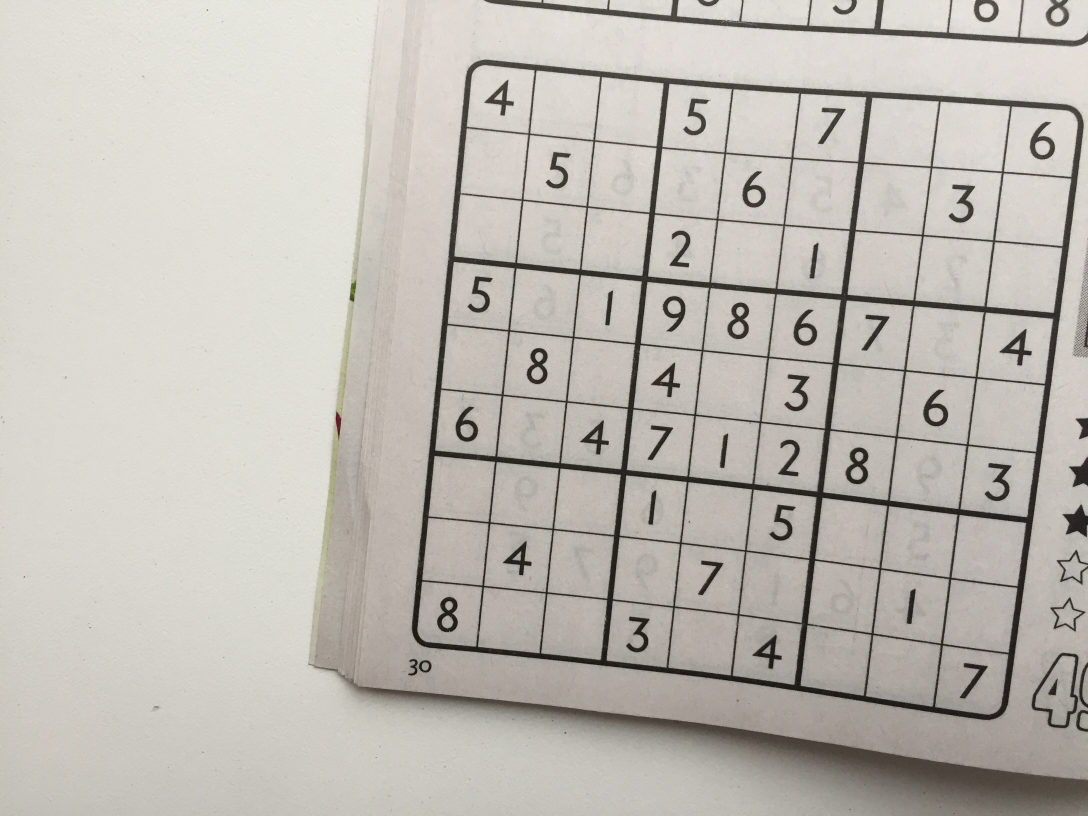
#> input picture train_8.jpg, 3264 x 2448 px (shown at 1/3 size)
$ jupyter execute --allow-errors Sauten_Vision_Bonus_Assignment.ipynb
#> lines starting #> are read from the running program, lines starting #| are printed output that depends on the picture; after the words box and inside, x2 and y2 are one past the last pixel; in counts of white or black regions, pixels touching at a corner belong together
#> further down, img1 is the input picture: shape (2448, 3264, 3); mean B, G, R 180.2, 187.2, 191.3
[cell 1]
import joblib
import numpy as np
from numpy import logical_and as land
from numpy import logical_not as lnot
from skimage.feature import canny
from skimage.transform import rescale, ProjectiveTransform, warp
from skimage.morphology import dilation, disk
import cv2

# make a prediction for a new image.
from numpy import argmax
from keras.preprocessing.image import load_img
from keras.preprocessing.image import img_to_array
from keras.models import load_model
from skimage.segmentation import clear_border

kernel = np.ones((3, 3), 'uint8')
SCALE = 0.33


# [6 lines left out: function resize, not called in this run]


def area_of_image(img):
    ar = img.shape[0] * img.shape[1]
    return ar


# load an image and predict the class
def run_example(crop_img):
    # load the image
    img_nn = crop_img

    # reshape into a single sample with 1 channel
    img_nn = cv2.resize(img_nn, (28, 28), interpolation=cv2.INTER_AREA)
    img_nn = img_nn.reshape(1, 28, 28, 1)

    # prepare pixel data
    img_nn = img_nn.astype('float32')
    img_nn = img_nn / 255.0
    # load model

#     model = load_model('/autograder/submission/final_sauten.h5')
    model = load_model('final_sauten.h5')

    # predict the class
    predict_value = model.predict(img_nn)
    digit = argmax(predict_value)
    return digit


# Кормление картинки для примера


def predict_image(image: np.ndarray) -> (np.ndarray, list):
    global approx, dst, otsu_img, img, dst_list,sudoku_digits_part
    k = 0
    k += 1
    img = image
    img_doublicated = image.copy()

    imgGray = cv2.cvtColor(img_doublicated, cv2.COLOR_BGR2GRAY)

    imgBlur = cv2.GaussianBlur(imgGray, (1, 1), 1)

    #     otsu_threshold, otsu_img = cv2.threshold(
    #         imgBlur, 0, 255, cv2.THRESH_BINARY_INV + cv2.THRESH_OTSU,
    #     )

    otsu_threshold, otsu_img = cv2.threshold(
        imgBlur, 110, 255, cv2.THRESH_BINARY_INV
    )
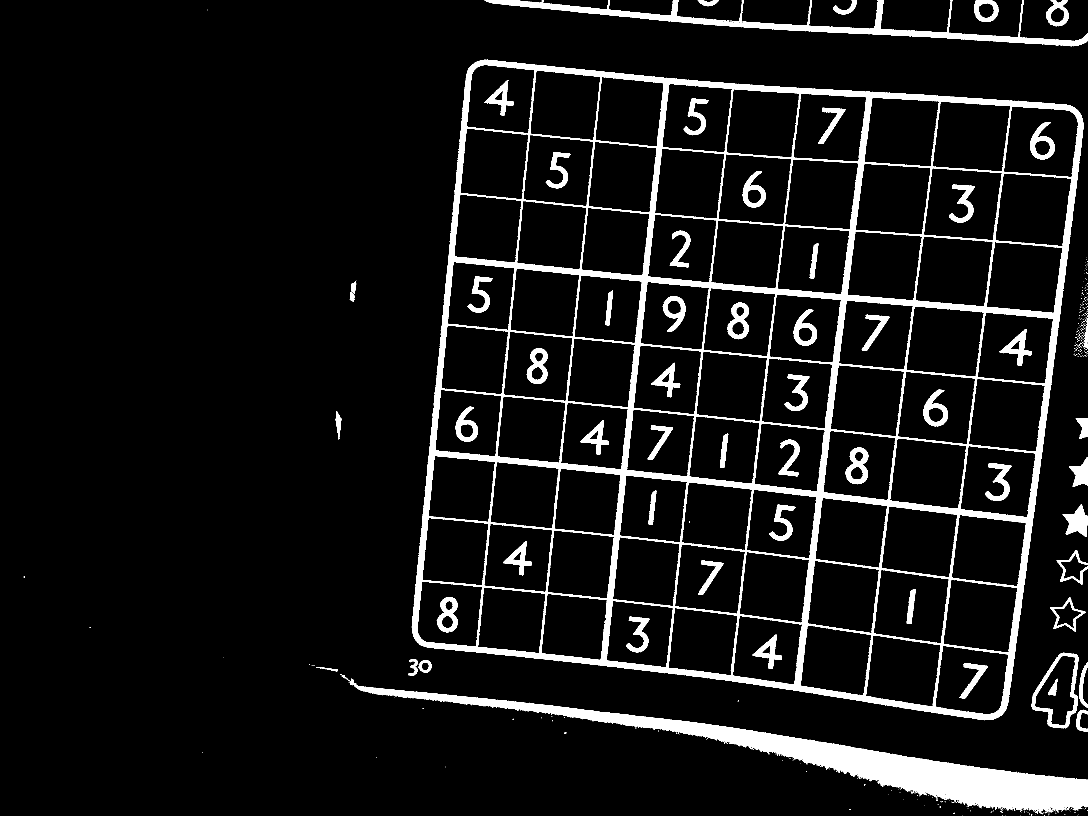
#> otsu_img: shape (2448, 3264) (shown at 1/3 size); 7.9% white; 459 white regions (396 under 20 px), largest, box (x1, y1, x2, y2) and area: (1235, 179, 3251, 2161) 346285, (1049, 2036, 3264, 2441) 122970, (1453, 0, 3264, 139) 32943

    imgDialation = cv2.dilate(otsu_img, kernel, iterations=1)
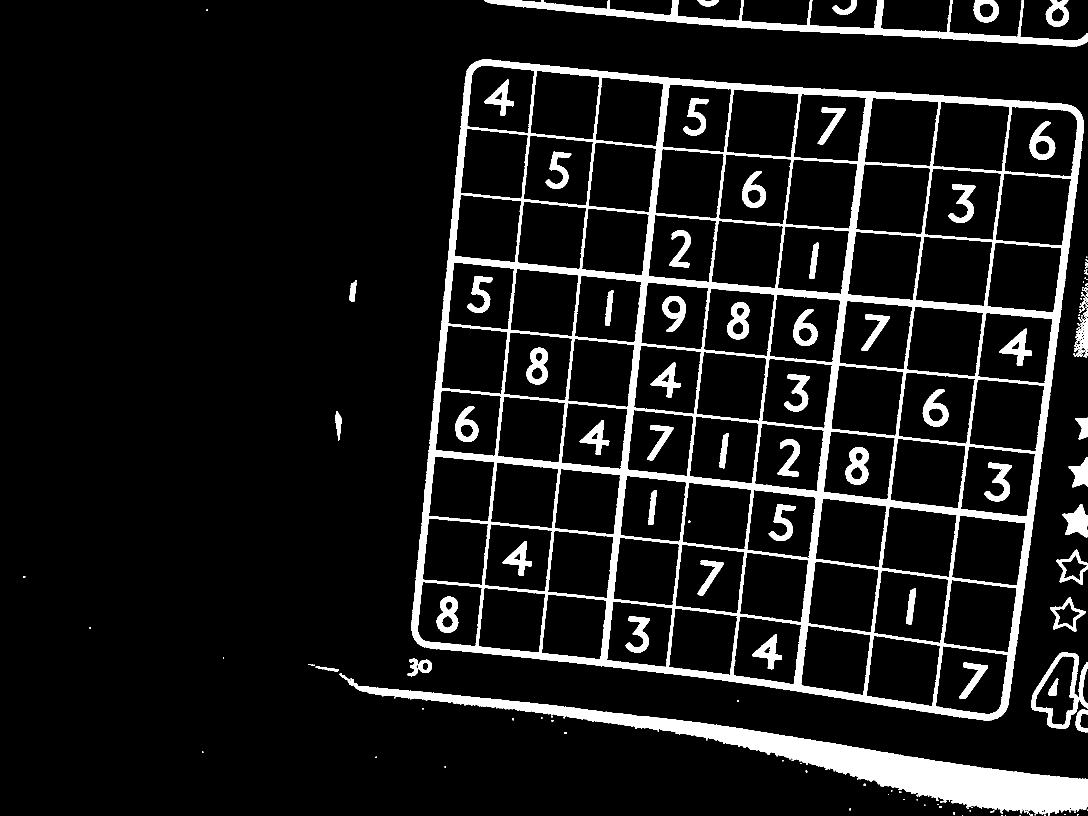
#> imgDialation: shape (2448, 3264) (shown at 1/3 size); 9.5% white; 207 white regions (113 under 20 px)

    contours, hierarchy = cv2.findContours(imgDialation, cv2.RETR_TREE, cv2.CHAIN_APPROX_SIMPLE)
#> contours = 368 contours, 179 with area under 20; largest, box (x1, y1, x2, y2) and area: (1234, 178, 3252, 2162) 3301746, (1019, 2021, 3264, 2445) 130427, (2772, 505, 3006, 721) 41704, (2986, 520, 3214, 738) 40920, (2694, 1116, 2926, 1333) 40717

    mask = np.zeros(otsu_img.shape[:2], np.uint8)
    # print(mask)

    dst_list = []
    for cnt in contours:

        area = cv2.contourArea(cnt)

        parameter = area / area_of_image(image)

        if parameter > 0.1 and parameter < 0.8:
            #             print(parameter)

            peri = cv2.arcLength(cnt, True)
            approx = cv2.approxPolyDP(cnt, 0.04 * peri, True)
            rect = cv2.minAreaRect(approx)
            box = cv2.boxPoints(rect)
            box = np.int0(box)

            A1A2 = int(np.sqrt((np.square(box[0][0] - box[1][0]) + np.square(box[0][1] - box[1][1]))))
            A2A3 = int(np.sqrt((np.square(box[1][0] - box[2][0]) + np.square(box[1][1] - box[2][1]))))

            aspRatio = A1A2 / A2A3
            #             print('aspRatio = ', aspRatio)

            if aspRatio > 0.6 and aspRatio < 1.4:
                try:
                    cv2.drawContours(mask, [approx], -1, (255, 255, 255), -1, cv2.LINE_AA)
                except:
                    pass

                if approx[0, 0, 0] > approx[2, 0, 0]:
                    pts1 = np.float32([approx[1, 0], approx[0, 0], approx[2, 0], approx[3, 0]])
                else:
                    pts1 = np.float32([approx[0, 0], approx[3, 0], approx[1, 0], approx[2, 0]])

                pts2 = np.float32([[0, 0], [900, 0], [0, 900], [900, 900]])

                M = cv2.getPerspectiveTransform(pts1, pts2)
                dst = cv2.warpPerspective(img, M, (900, 900))
                dst_list.append(dst)
                cv2.imshow("cropped", dst)
                cv2.waitKey(0)
                cv2.destroyAllWindows()
#> this loop made 368 passes
#> (area, parameter, peri, approx, rect, box, A1A2, A2A3) on pass 215: (3301745.5, 0.413, 7645.7, [[1416, 192], [1251, 1929], [3003, 2148], [3236, 332]], ((2217.8, 1127.3), (1830.9, 1823.3), -82.87), [[3008, 2148], [1199, 1922], [1426, 105], [3236, 332]], 1823, 1831)
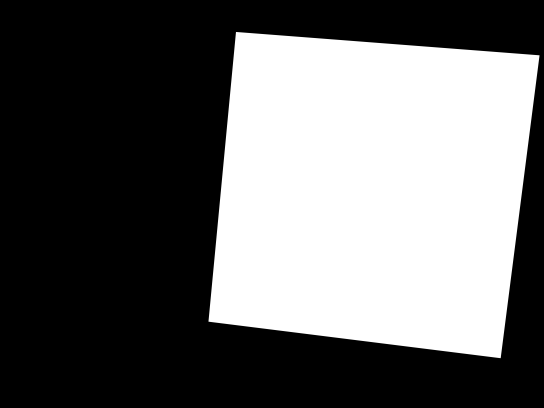
#> mask: shape (2448, 3264) (shown at 1/6 size); min 0, max 255, mean 102.6
#> after the loop, dst_list = 1 item

    sudoku_digits = []
    sudoku_digits_part = [
        np.int16([[-1, -1, -1, -1, -1, -1, -1, -1, -1],
                  [-1, -1, -1, -1, -1, -1, -1, -1, -1],
                  [-1, -1, -1, -1, -1, -1, -1, -1, -1],
                  [-1, -1, -1, -1, -1, -1, -1, -1, -1],
                  [-1, -1, -1, -1, -1, -1, -1, -1, -1],
                  [-1, -1, -1, -1, -1, -1, -1, -1, -1],
                  [-1, -1, -1, -1, -1, -1, -1, -1, -1],
                  [-1, -1, -1, -1, -1, -1, -1, -1, -1],
                  [-1, -1, -1, -1, -1, -1, -1, -1, -1]]),
    ]

    for y in range(0, len(dst_list)):
        print(len(dst_list))
        print(y)
#         print(dst_list)
        for i in range(0, dst_list[y].shape[0], 100):
            for j in range(0, dst_list[y].shape[1], 100):
                #         print(f"Li {i}. Ui {i+50}.")
                #         print(f"Lj {j}. Uj {j+50}.")
                #         th_dst, im_th_dst = cv2.threshold(dst, 150, 255, cv2.THRESH_BINARY)

                im_th_dst = cv2.cvtColor(dst_list[y], cv2.COLOR_BGR2GRAY)

                crop_img = im_th_dst[i + 0:i + 100, j + 0:j + 100]
                #             print(crop_img)
                #         crop_img = cv2.bitwise_not(crop_img)

                blur_digits = cv2.GaussianBlur(crop_img, (5, 5), 3)
                #         blur = cv2.bitwise_not(blur)

                ret3, crop_img = cv2.threshold(blur_digits, 100, 255, cv2.THRESH_BINARY_INV)
                #         crop_img = cv2.bitwise_not(crop_img)
                #         crop_img = cv2.erode(crop_img,kernel,iterations = 1)

                #         img = cv2.imread('img.png', cv2.IMREAD_GRAYSCALE)
                crop_img = clear_border(labels=crop_img, buffer_size=1, bgval=0)
#                 cv2.imshow("cropped", crop_img)
#                 cv2.waitKey(0)
#                 cv2.destroyAllWindows()
                n_white_pix = np.sum(crop_img == 255)

    #             print('Number of white pixels:', n_white_pix)
                #         cv2.imwrite('crop_img.jpg', crop_img)

                if n_white_pix >= 200:
                    sudoku_digits_part[0][int(i / 100)][int(j / 100)] = run_example(crop_img)
#         print(sudoku_digits_part[y])
        sudoku_digits.append(sudoku_digits_part[0])
        sudoku_digits_part = [
        np.int16([[-1, -1, -1, -1, -1, -1, -1, -1, -1],
                  [-1, -1, -1, -1, -1, -1, -1, -1, -1],
                  [-1, -1, -1, -1, -1, -1, -1, -1, -1],
                  [-1, -1, -1, -1, -1, -1, -1, -1, -1],
                  [-1, -1, -1, -1, -1, -1, -1, -1, -1],
                  [-1, -1, -1, -1, -1, -1, -1, -1, -1],
                  [-1, -1, -1, -1, -1, -1, -1, -1, -1],
                  [-1, -1, -1, -1, -1, -1, -1, -1, -1],
                  [-1, -1, -1, -1, -1, -1, -1, -1, -1]]),
    ]
#> this loop made 1 pass
#| 1
#| 0
#> pass 1, in run_example, `img_nn = crop_img`:
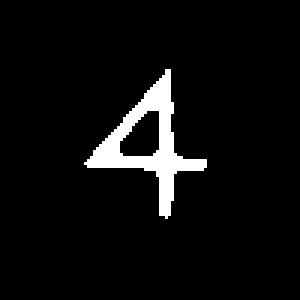
#> img_nn: shape (100, 100) (shown 3 times larger); 5.2% white; 1 white region, box (x1, y1, x2, y2) and area: (28, 23, 69, 73) 520
#> pass 1, in run_example, `img_nn = cv2.resize(img_nn, (28, 28), interpolation=cv2.INTER_AREA)`:
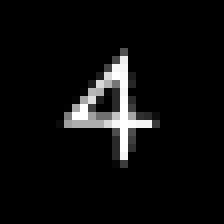
#> img_nn: shape (28, 28) (shown 8 times larger); min 0, max 255, mean 13.3
#> after the loop:
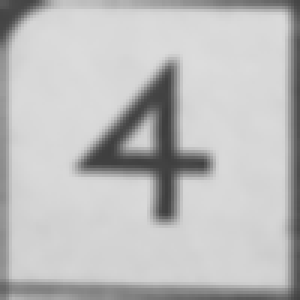
#> blur_digits: shape (100, 100) (shown 3 times larger); min 61, max 220, mean 189.5
#> after the loop, sudoku_digits = []

    mask = np.uint8(mask)
#     mask = np.bool_(mask)

    return mask, sudoku_digits


# ==========================================
#________________$$$$__________________$$$$
#  _______________$__$$_________________$$__$
#  ______________$$___$_________________$___$$
#  ______________$$___$_________________$___$$
#  _____________$$___$$_________________$___$$
#  ____________$$____$__________________$____$$
#  __________$$$____$$__________________$$____$$$
#  _________$$_____$$____________________$$_____$$
#  ________$$______$$____________________$$______$$
#  _______$$_______$_______________________$_______$$
#  ______$$________$$$$$$$___________$$$$$$$________$$
#  __$$$$$_______________$$$_______$$$_______________$$$$
#  _$$$____________$$$$____$$_____$$____$$$$____________$$
#  $$____________$$$__$$$___$_____$___$$$__$$$___________$
#  $____________$$$________$$_____$$________$$$___________$
#  $____________$$$$$$____$$_______$$____$$$$$$___________$
#  $___________$$____$$$$$$$_______$$$$$$$____$$__________$
#  $___________$$$$_______$$_______$$_______$$$$__________$
#  $$_________$$__$$$$$$$$$_________$$$$$$$$$__$$________$
#  _$$$$_____$$$$________$___________$________$$$$______$$
#  __$$$$$____$$$$$$____$$___________$$____$$$$$$____$$$$
#  ______$$__$$____$$$$$$_____________$$$$$$____$$__$$
#  _______$$$_$$$_____$________________$_____$$$_$$$
#  _________$$$$$$$$$$__________________$$$$$$$$$..

img1 = cv2.imread("./train_8.jpg")
# CHANGE THE FILE PATH HERE
# ==========================================
#________________$$$$__________________$$$$
#  _______________$__$$_________________$$__$
#  ______________$$___$_________________$___$$
#  ______________$$___$_________________$___$$
#  _____________$$___$$_________________$___$$
#  ____________$$____$__________________$____$$
#  __________$$$____$$__________________$$____$$$
#  _________$$_____$$____________________$$_____$$
#  ________$$______$$____________________$$______$$
#  _______$$_______$_______________________$_______$$
#  ______$$________$$$$$$$___________$$$$$$$________$$
#  __$$$$$_______________$$$_______$$$_______________$$$$
#  _$$$____________$$$$____$$_____$$____$$$$____________$$
#  $$____________$$$__$$$___$_____$___$$$__$$$___________$
#  $____________$$$________$$_____$$________$$$___________$
#  $____________$$$$$$____$$_______$$____$$$$$$___________$
#  $___________$$____$$$$$$$_______$$$$$$$____$$__________$
#  $___________$$$$_______$$_______$$_______$$$$__________$
#  $$_________$$__$$$$$$$$$_________$$$$$$$$$__$$________$
#  _$$$$_____$$$$________$___________$________$$$$______$$
#  __$$$$$____$$$$$$____$$___________$$____$$$$$$____$$$$
#  ______$$__$$____$$$$$$_____________$$$$$$____$$__$$
#  _______$$$_$$$_____$________________$_____$$$_$$$
#  _________$$$$$$$$$$__________________$$$$$$$$$..
#> (the rest of this cell did not finish here and is left out)

$ run again, with train_2.jpg copied over train_8.jpg
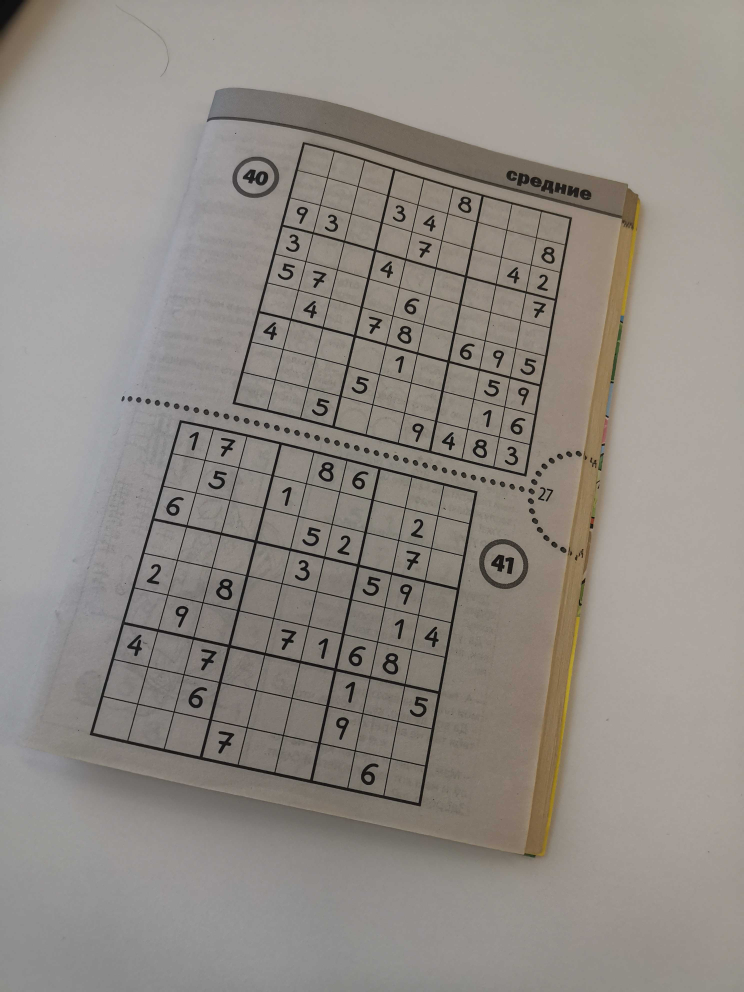
#> input picture train_2.jpg, 2976 x 3968 px (shown at 1/4 size)
#> img1 is the input picture: shape (3968, 2976, 3); mean B, G, R 133, 139, 144.5
#> otsu_img: shape (3968, 2976); 7.7% white; 3981 white regions (3456 under 20 px), largest, box (x1, y1, x2, y2) and area: (358, 1680, 1910, 3227) 202031, (827, 372, 2560, 925) 191510, (930, 568, 2288, 1907) 142049
#> imgDialation: shape (3968, 2976); 9.8% white; 1687 white regions (933 under 20 px)
#> contours = 2713 contours, 1881 with area under 20; largest, box (x1, y1, x2, y2) and area: (357, 1679, 1911, 3233) 1689546, (929, 567, 2289, 1908) 1242318, (826, 351, 2561, 926) 223916, (375, 2317, 2268, 3441) 130029, (1915, 2155, 2115, 2361) 31462
#> the loop in predict_image, `for cnt in contours: ` made 2713 passes
#> (area, parameter, peri, approx, rect, box, A1A2, A2A3) on passes 780, 2042: (1689545.5, 0.143, 7188.5, [[719, 1679], [357, 2940], [1709, 3225], [1910, 1963]], ((1168, 2442.3), (1308.6, 1381.7), -78.1), [[1708, 3225], [357, 2940], [626, 1659], [1978, 1944]], 1380, 1308), (1242318.5, 0.105, 4783.7, [[1211, 567], [929, 1617], [2105, 1907], [2288, 869]], ((1654.8, 1249.1), (1087.2, 1211), -74.97), [[2098, 1931], [929, 1617], [1211, 567], [2380, 881]], 1210, 1087)
#> after the loop in predict_image, `for cnt in contours:`:
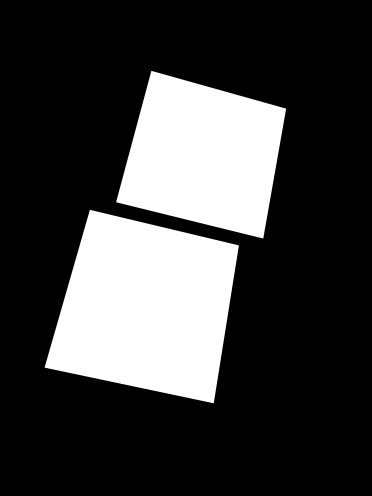
#> mask: shape (3968, 2976) (shown at 1/8 size); min 0, max 255, mean 63.4
#> after the loop in predict_image, `for cnt in contours:`: dst_list = 2 items
#> the loop in predict_image, `for y in range(0, len(dst_list)):` made 1 pass
#| 2
#| 0
#> after the loop in predict_image, `for y in range(0, len(dst_list)):`:
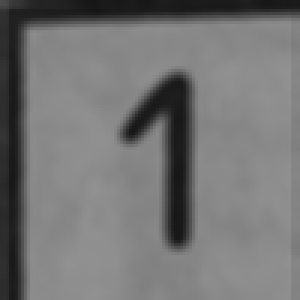
#> blur_digits: shape (100, 100) (shown 3 times larger); min 22, max 145, mean 116.2
#> after the loop in predict_image, `for y in range(0, len(dst_list)):`: sudoku_digits = []

$ run again, with train_3.jpg copied over train_8.jpg
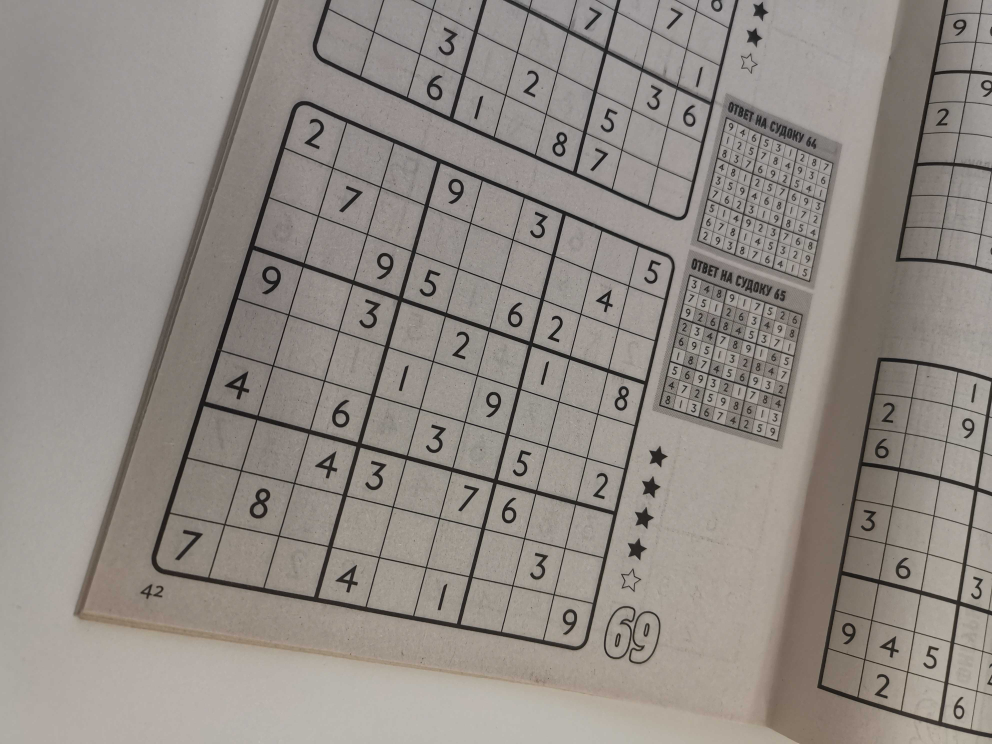
#> input picture train_3.jpg, 3968 x 2976 px (shown at 1/4 size)
#> img1 is the input picture: shape (2976, 3968, 3); mean B, G, R 132.6, 138.3, 144.7
#> otsu_img: shape (2976, 3968); 12.2% white; 5449 white regions (5102 under 20 px), largest, box (x1, y1, x2, y2) and area: (3078, 0, 3968, 2952) 533329, (604, 404, 2699, 2602) 351876, (1250, 0, 2954, 882) 111042
#> imgDialation: shape (2976, 3968); 15.2% white; 1104 white regions (569 under 20 px)
#> contours = 4627 contours, 3508 with area under 20; largest, box (x1, y1, x2, y2) and area: (603, 403, 2700, 2603) 3084330, (3077, 0, 3968, 2953) 1333062, (1249, 0, 2955, 883) 768962, (2609, 1009, 3221, 1779) 302942, (2776, 376, 3338, 1131) 261772
#> the loop in predict_image, `for cnt in contours: ` made 4627 passes
#> (area, parameter, peri, approx, rect, box, A1A2, A2A3) on pass 3417: (3084329.5, 0.261, 7667.1, [[1189, 408], [609, 2264], [2327, 2594], [2691, 1032]], ((1728.6, 1595.2), (1944.5, 1738.2), -72.65), [[2268, 2782], [608, 2264], [1189, 408], [2848, 926]], 1738, 1944)
#> after the loop in predict_image, `for cnt in contours:`:
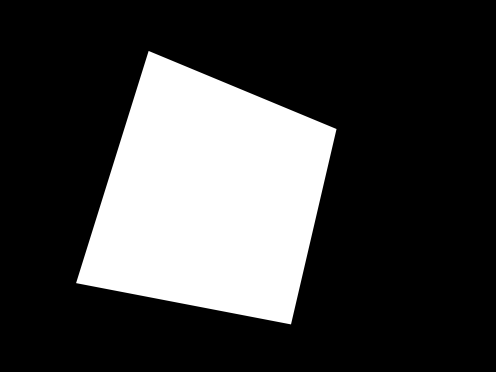
#> mask: shape (2976, 3968) (shown at 1/8 size); min 0, max 255, mean 64.4
#> after the loop in predict_image, `for cnt in contours:`: dst_list = 1 item
#> the loop in predict_image, `for y in range(0, len(dst_list)):` made 1 pass
#| 1
#| 0
#> after the loop in predict_image, `for y in range(0, len(dst_list)):`:
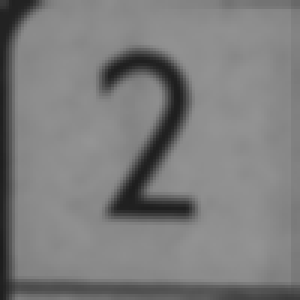
#> blur_digits: shape (100, 100) (shown 3 times larger); min 29, max 148, mean 124.6
#> after the loop in predict_image, `for y in range(0, len(dst_list)):`: sudoku_digits = []
